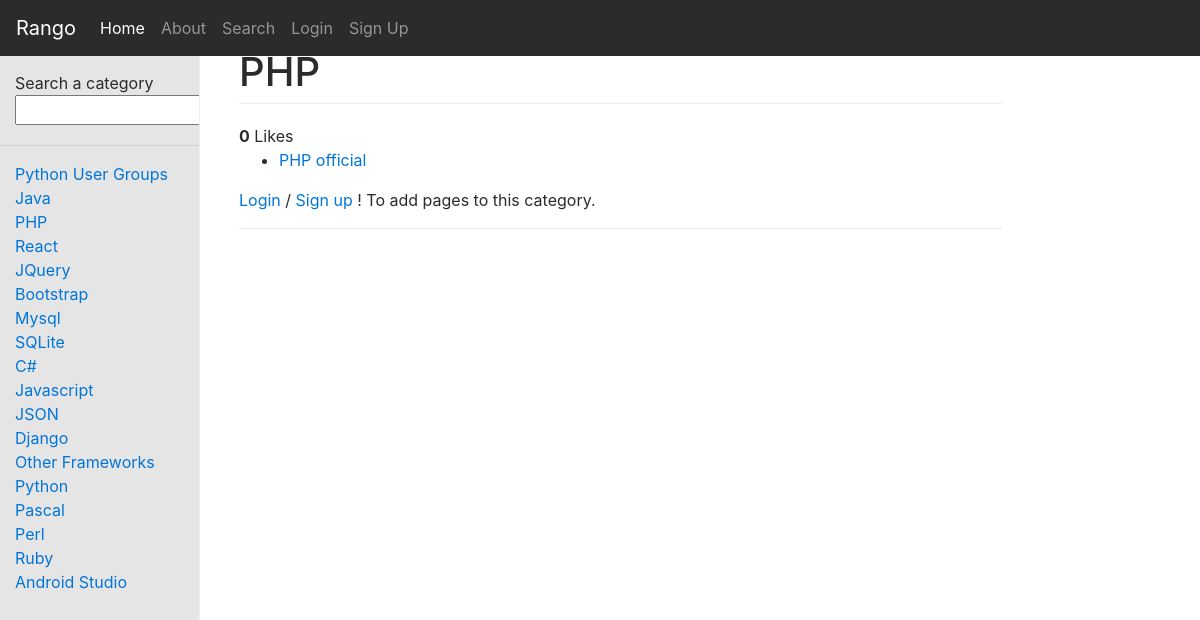
Page /rango/category/php/ on the earlier database version.
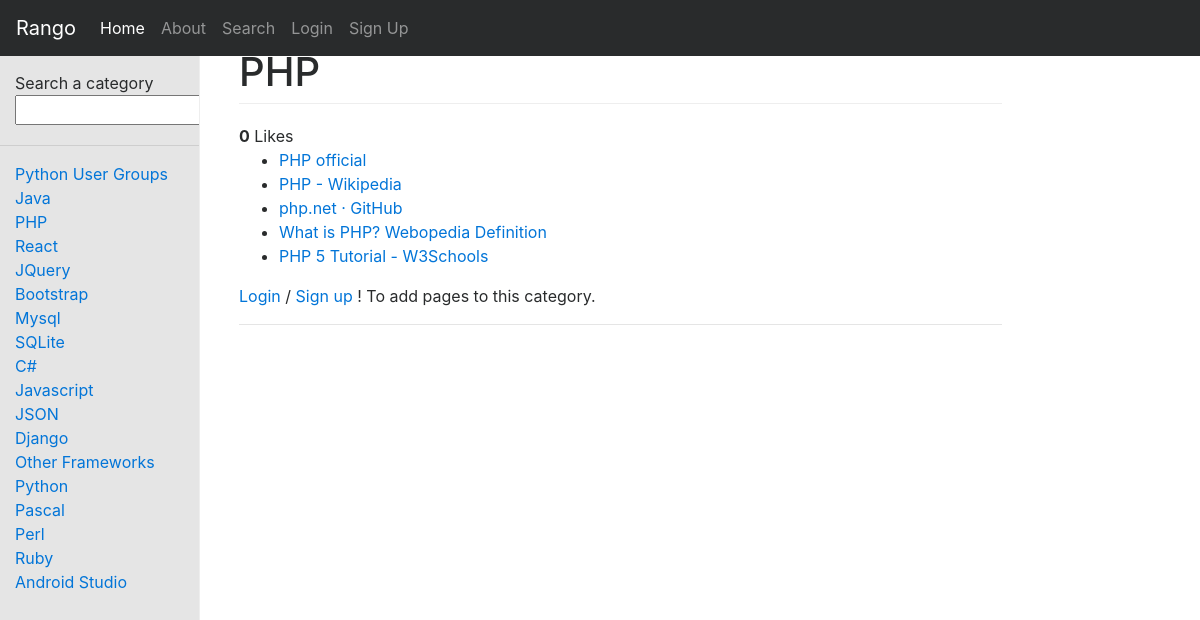
Same page on the later database version.
### rango/models.py (models this page shows, shortened)
class Category(models.Model):
	name = models.CharField(max_length=128, unique=True)
	views = models.IntegerField(default=0)
	likes = models.IntegerField(default=0)
	slug = models.SlugField(unique=True	)
	class Meta:
		verbose_name_plural = "Categories"

class Page(models.Model):
	category = models.ForeignKey(Category)
	title = models.CharField(max_length = 128)
	url = models.URLField()
	views = models.IntegerField(default=0)

### rango/views.py (the view)
# urls.py: url(r'^category/(?P<category_name_slug>[\w\-]+)/$', views.show_category, name='show_category'),
def show_category(request, category_name_slug):
	context_dict = {}
	result_list = []
	try:
		category = Category.objects.get(slug=category_name_slug)
		pages = Page.objects.filter(category=category).order_by('-views')
		context_dict['pages'] = pages
		context_dict['category'] = category
	except Category.DoesNotExist:
		context_dict['pages'] = None
		context_dict['category'] = None
	like_check = False
	user = request.user
	if not request.user.is_authenticated():
		user = None
	if user and category:
		try :
			like = LikeRelation.objects.get(category=category, user=user)
		except LikeRelation.DoesNotExist:
			like_check = True
	context_dict['like_display'] = like_check
	if request.method == 'POST':
		query = request.POST['query']
		if query:
			result_list = run_query(query, size = 50)
			context_dict['result_list'] = result_list
			context_dict['query'] = query
	return render(request, 'rango/category.html', context=context_dict)

### rango/templatetags/rango_template_tags.py (called while the page is built)
@register.inclusion_tag('rango/cats.html')
def get_all_categories():
	return ({'cats' : Category.objects.all()})

### templates/rango/category.html (shortened to what this page needs)
{% extends 'rango/base.html' %}
{% load staticfiles %}
{% load rango_template_tags %}
{% block body_block %}
	{% if category %}
		<h1>{{category.name}}</h1>
		<strong id='like_count'>{{category.likes}}</strong> Likes
		<br>
		<div id='pages'>
			{% if pages %}
				<div >
					<ul>
						{% for page in pages %}
							<li><a href="{% url 'rango:goto' category.slug %}?page_id={{page.id}}">{{ page.title }}</a></li>
						{% endfor %}
					</ul>
				</div>
			{% else %}
				<strong>No pages currently in category.</strong>
			{% endif %}
		</div>
		{% if user.is_authenticated %}
			<a href="{% url 'rango:add_page' category.slug %}">Add a page</a>
		{% else %}
			<p>
				<a href="{% url 'auth_login' %}">Login</a> / <a href="{% url 'registration_register' %}">Sign up</a> ! To add pages to this category.
			</p>
		{% endif %}
		<hr/>
	{% else %}
		The specified category does not exist!
	{% endif %}
{% endblock %}

### templates/rango/cats.html
<ul class="nav flex-column">
	{% if cats %}
		{% for c in cats %}
			{% if c == act_cat %}
				<li class="nav-item" ><a href="{% url 'rango:show_category' c.slug %}"><strong>{{c.name}}</strong></a></li>
			{% else %}
				<li class="nav-item" ><a href="{% url 'rango:show_category' c.slug %}">{{ c.name }}</a></li>
			{% endif %}
		{% endfor %}
	{% else %}
		<li> <strong>There are no category present.</strong></li>
	{% endif %}
</ul>

Differences in the rows shown:
added Page: title "PHP - Wikipedia"
added Page: title "php.net · GitHub"
added Page: title "What is PHP? Webopedia Definition"
added Page: title "PHP 5 Tutorial - W3Schools"
